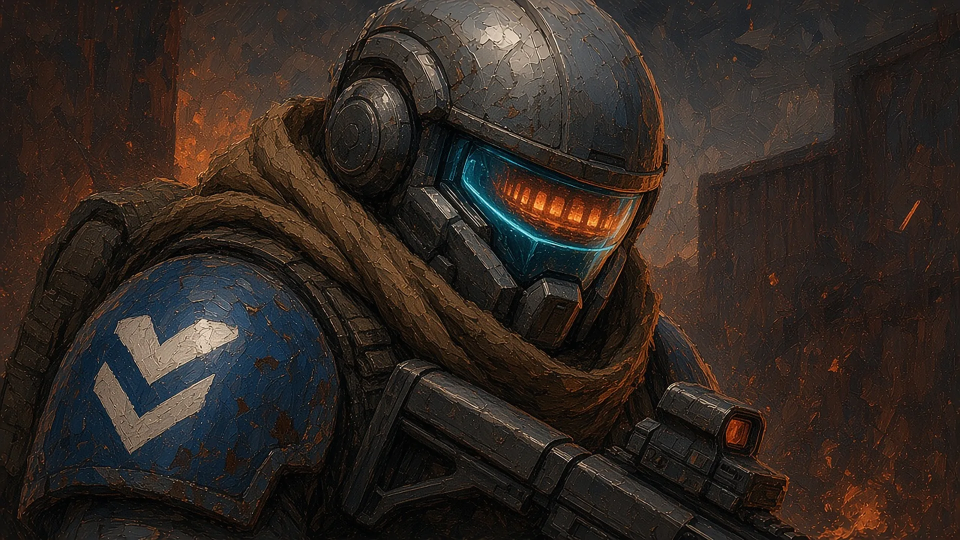
#> input picture game/img/story/ashmaw-rise-03.webp, 1920 x 1080 px, given in place of ashmaw-rise-03.webp-east-1x-before.png, which was not available (shown at 1/2 size)
$ python looks_compose.py ../../../img/story/ashmaw-rise-03.webp
#> lines starting #> are read from the running program, lines starting #| are printed output that depends on the picture; pictures that were not available may be replaced by others from this repository, and a replacement may not be noted
# BREACH Våpen – setter før/etter-panelene sammen. Bruk: python3 looks_compose.py v2
import sys, os, shutil
from PIL import Image, ImageDraw
tag = sys.argv[1] if len(sys.argv) > 1 else 'v2'
D = '/workspace/breach/game/src/weapons/shots/looks/'; OUT = '/workspace/breach/game/src/weapons/shots/'; REV = '/workspace/breach/reviews/img/vapen-looks/'
os.makedirs(REV, exist_ok=True)
def lab(im, t):
    c = Image.new('RGB', (im.width, im.height + 18), (18, 20, 23)); c.paste(im, (0, 18)); ImageDraw.Draw(c).text((6, 3), t, fill=(230, 230, 230)); return c
def row(ims, gap=6):
    w = sum(i.width for i in ims) + gap * (len(ims) - 1); h = max(i.height for i in ims)
    c = Image.new('RGB', (w, h), (40, 44, 50)); x = 0
    for i in ims: c.paste(i, (x, 0)); x += i.width + gap
    return c
def col(ims, gap=6):
    w = max(i.width for i in ims); h = sum(i.height for i in ims) + gap * (len(ims) - 1)
    c = Image.new('RGB', (w, h), (40, 44, 50)); y = 0
    for i in ims: c.paste(i, (0, y)); y += i.height + gap
    return c
outs = []
for s in ['east', 'mixed']:
    for z in [1, 2]:
        b = Image.open(f'{D}{tag}-{s}-{z}x-before.png').convert('RGB'); a = Image.open(f'{D}{tag}-{s}-{z}x-after.png').convert('RGB')
#> further down, b is the input picture: PIL image 1920x1080 RGB; mean R, G, B 49.4, 40.2, 34.4
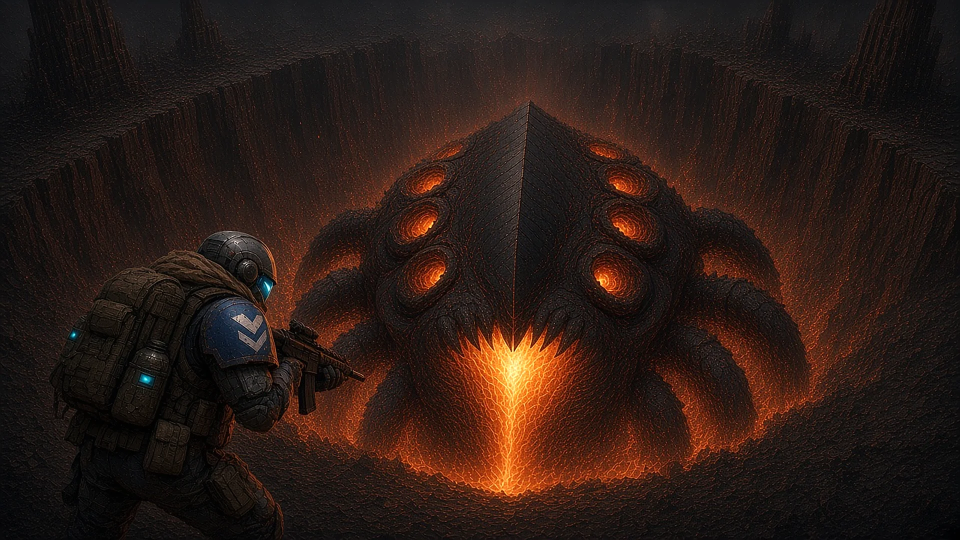
#> input picture game/img/story/ashmaw-rise-04.webp, 1920 x 1080 px, given in place of ashmaw-rise-03.webp-east-1x-after.png, which was not available (shown at 1/2 size)
#> further down, a is the input picture: PIL image 1920x1080 RGB; mean R, G, B 43.1, 27.4, 21.6
        name = f'looks-{s}-{z}x.png'
        if z == 1:  # 1×: ekte piksler + nærmeste-nabo ×2 for å se detaljene
            p = col([row([lab(b, 'BEFORE 1x (temp rifle)'), lab(a, 'AFTER 1x: AR-9 / S-12 / M-4')]),
                     row([lab(b.resize((b.width * 2, b.height * 2), Image.NEAREST), 'before 1x, nearest x2'), lab(a.resize((a.width * 2, a.height * 2), Image.NEAREST), 'after 1x, nearest x2')])])
#> in row, `w = sum((i.width for i in ims)) + gap * (len(ims) - 1)`: w = 3846
#> in row, `h = max((i.height for i in ims))`: h = 1098
#> in row, `c = Image.new('RGB', (w, h), (40, 44, 50))`:
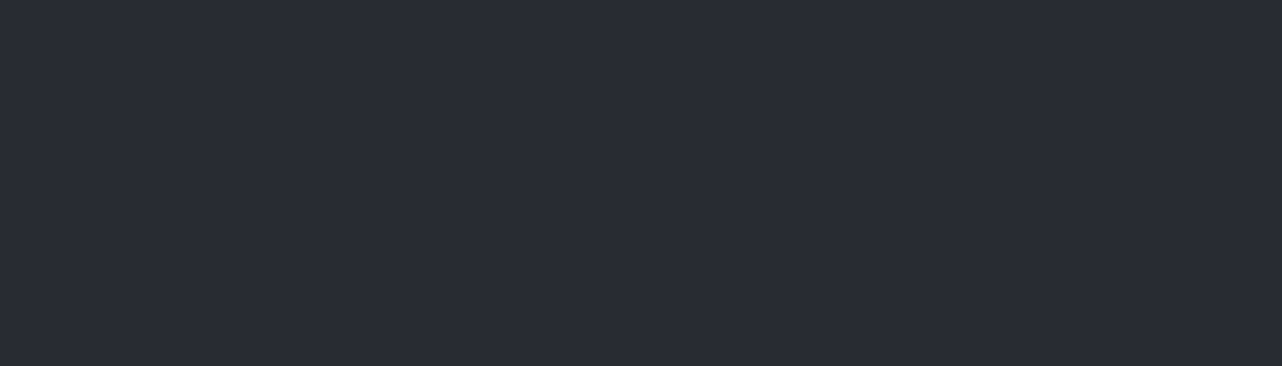
#> c: PIL image 3846x1098 RGB (shown at 1/3 size); mean R, G, B 40, 44, 50
#> the loop in row, `for i in ims: c.paste(i, (x, 0)); x += i.width + gap` made 2 passes
#> x on passes 1 to 2: 1926, 3852
#> after the loop in row, `for i in ims: c.paste(i, (x, 0)); x += i.width + gap`:
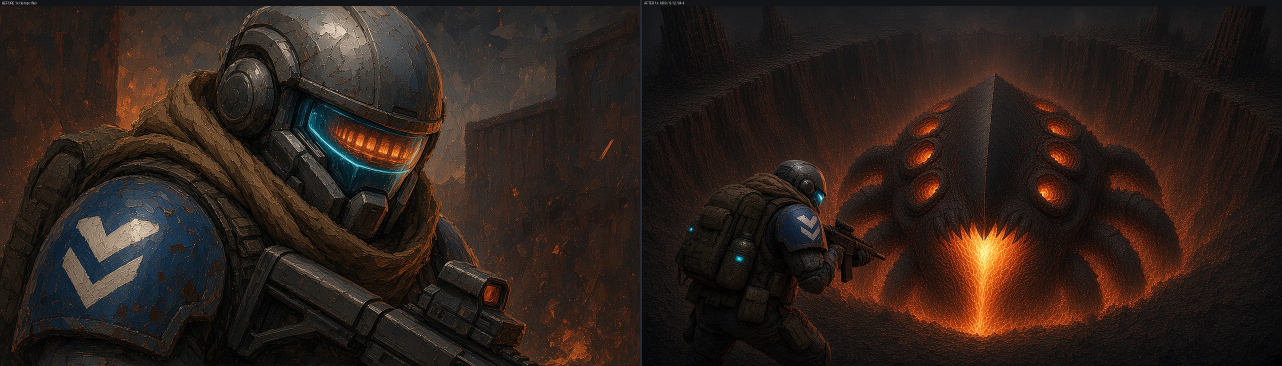
#> c: PIL image 3846x1098 RGB (shown at 1/3 size); mean R, G, B 45.8, 33.6, 28
#> after the loop in row, `for i in ims: c.paste(i, (x, 0)); x += i.width + gap`: x = 3852
#> call 3 of lab, with t = 'before 1x, nearest x2'
#> in lab (call 3), `c.paste(im, (0, 18))`:
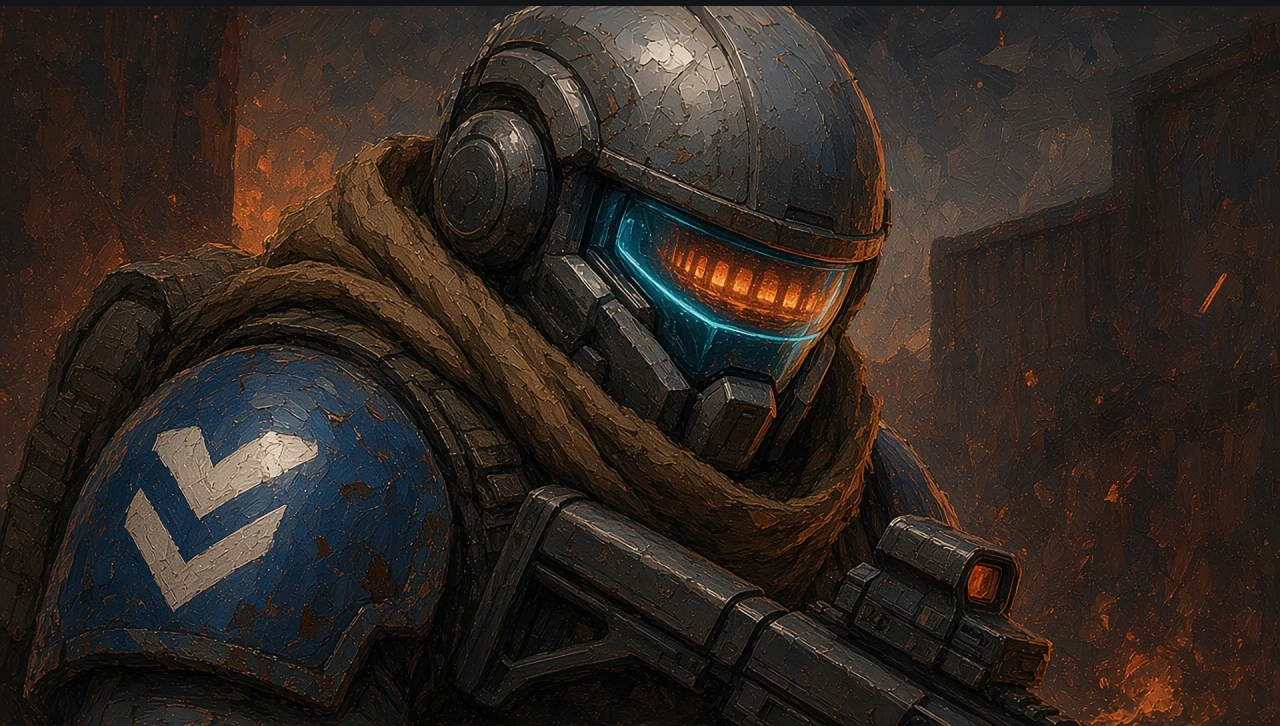
#> c: PIL image 3840x2178 RGB (shown at 1/3 size); mean R, G, B 49.2, 40, 34.3
#> call 2 of row, with gap = 6
#> in row (call 2), `w = sum((i.width for i in ims)) + gap * (len(ims) - 1)`: w = 7686
#> in row (call 2), `h = max((i.height for i in ims))`: h = 2178
#> the loop in row (call 2), `for i in ims: c.paste(i, (x, 0)); x += i.width + gap` made 2 passes
#> x on passes 1 to 2: 3846, 7692
#> after the loop in row (call 2), `for i in ims: c.paste(i, (x, 0)); x += i.width + gap`:
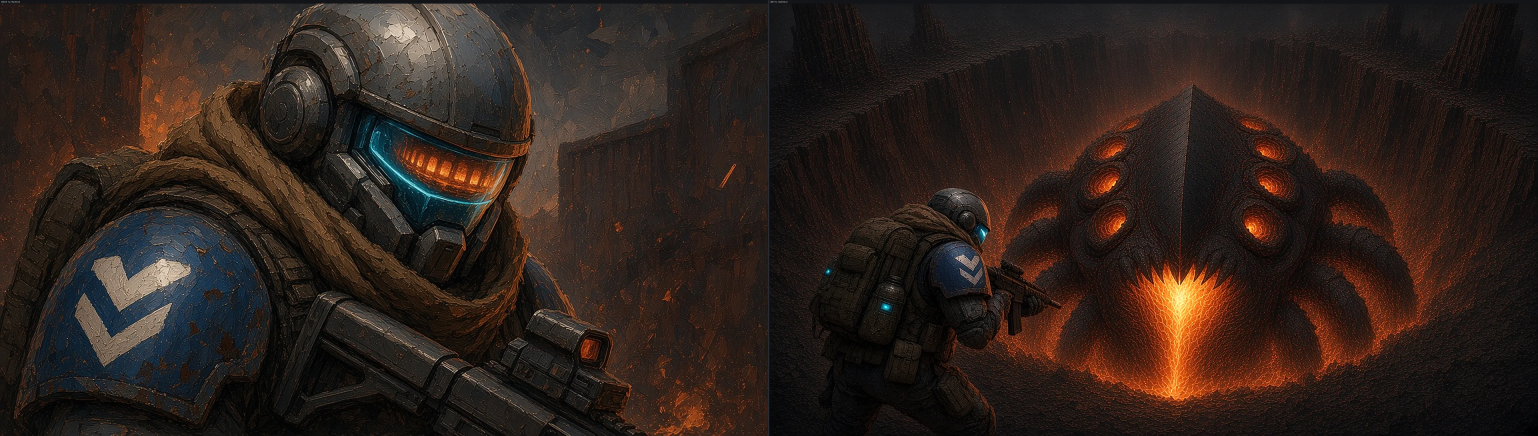
#> c: PIL image 7686x2178 RGB (shown at 1/5 size); mean R, G, B 46.1, 33.7, 28
#> after the loop in row (call 2), `for i in ims: c.paste(i, (x, 0)); x += i.width + gap`: x = 7692
#> in col, `w = max((i.width for i in ims))`: w = 7686
#> in col, `h = sum((i.height for i in ims)) + gap * (len(ims) - 1)`: h = 3282
#> in col, `c = Image.new('RGB', (w, h), (40, 44, 50))`:
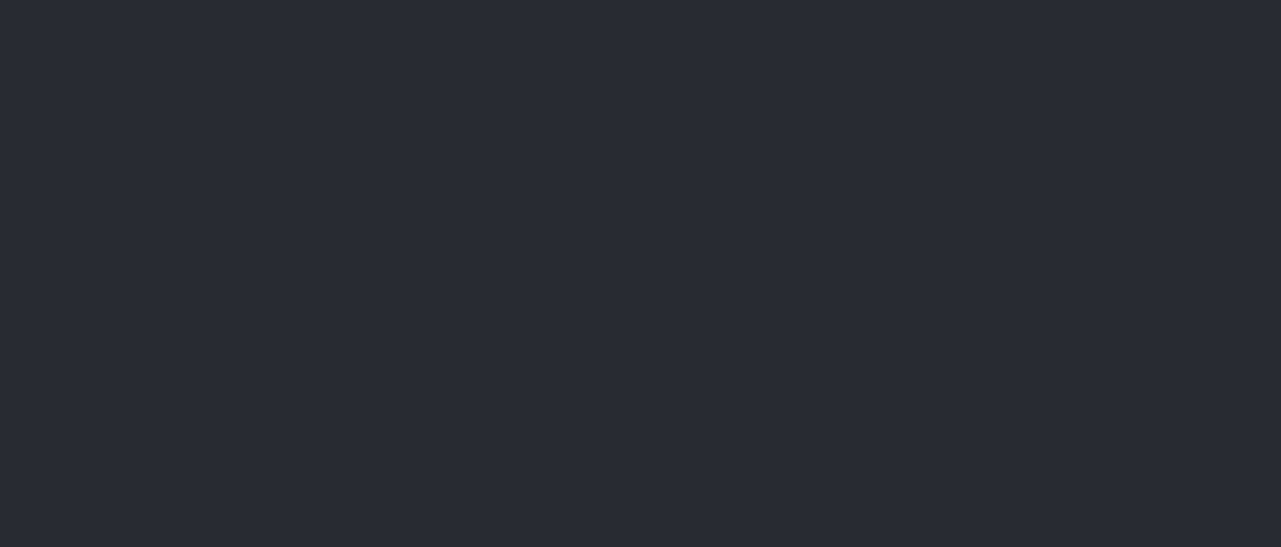
#> c: PIL image 7686x3282 RGB (shown at 1/6 size); mean R, G, B 40, 44, 50
#> the loop in col, `for i in ims: c.paste(i, (0, y)); y += i.height + gap` made 2 passes
#> y on passes 1 to 2: 1104, 3288
#> after the loop in col, `for i in ims: c.paste(i, (0, y)); y += i.height + gap`:
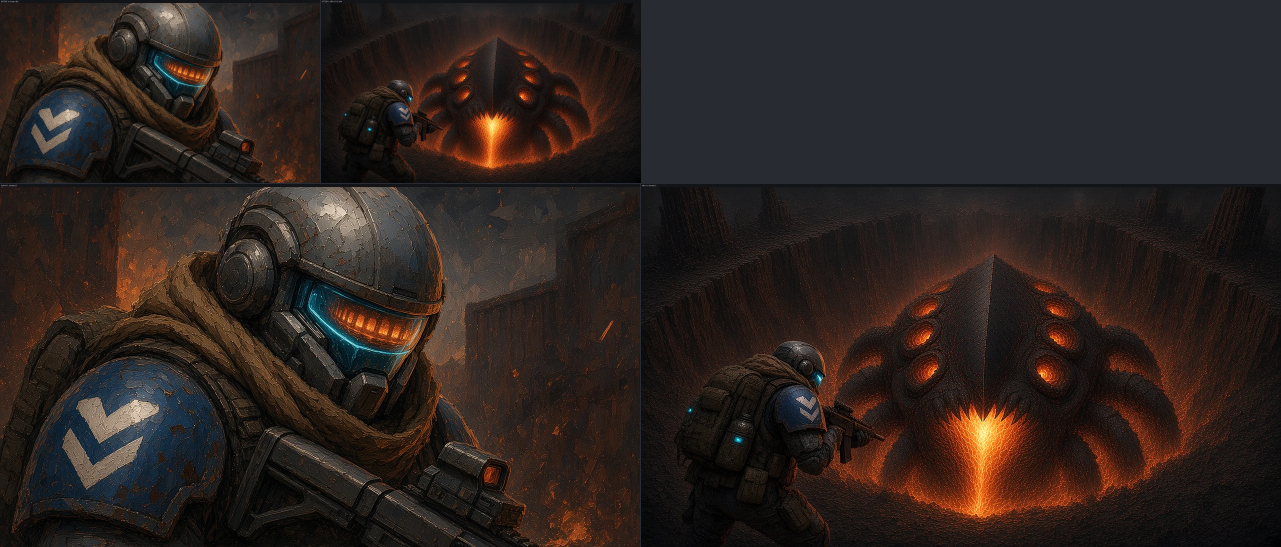
#> c: PIL image 7686x3282 RGB (shown at 1/6 size); mean R, G, B 45, 35.4, 31.7
#> after the loop in col, `for i in ims: c.paste(i, (0, y)); y += i.height + gap`: y = 3288
#> (the run stopped early here; a loop or call above may not have finished)
